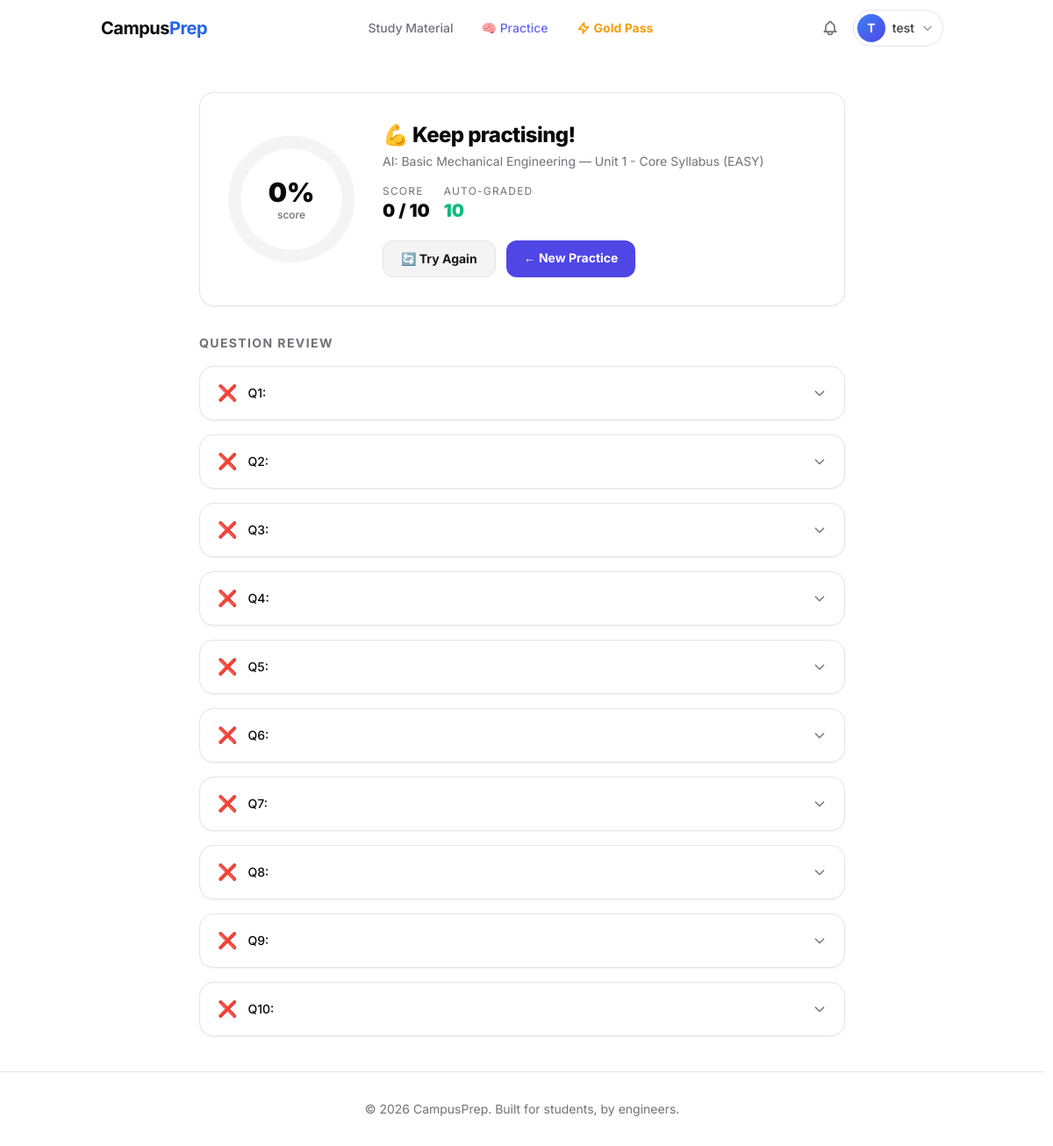
The page /practice/result/1/ (signed in) on the database its author committed.
### apps/users/models.py (models this page shows, shortened)
class User(AbstractUser):
    phone_number = models.CharField(max_length=15, blank=True, null=True)
    preferred_branch = models.ForeignKey(
        'academics.Branch',
        on_delete=models.SET_NULL,
        null=True,
        blank=True,
        related_name='users'
    )
    preferred_semester = models.ForeignKey(
        'academics.Semester',
        on_delete=models.SET_NULL,
        null=True,
        blank=True,
        related_name='users'
    )
    active_subscription_valid_until = models.DateField(null=True, blank=True)
    gold_pass_branch = models.ForeignKey(
        'academics.Branch',
        on_delete=models.SET_NULL,
        null=True,
        blank=True,
        related_name='gold_pass_users'
    )
    gold_pass_semester = models.ForeignKey(
        'academics.Semester',
        on_delete=models.SET_NULL,
        null=True,
        blank=True,
        related_name='gold_pass_users'
    )
    active_subscription_plan = models.ForeignKey(
        'products.SubscriptionPlan',
        on_delete=models.SET_NULL,
        null=True,
        blank=True,
        related_name='subscribed_users'
    )

### apps/practice/models.py (models this page shows, shortened)
class UserAttempt(models.Model):
    user         = models.ForeignKey(settings.AUTH_USER_MODEL, on_delete=models.CASCADE, related_name='practice_attempts')
    question_set = models.ForeignKey(QuestionSet, on_delete=models.CASCADE, related_name='attempts')
    started_at  = models.DateTimeField(auto_now_add=True)
    finished_at = models.DateTimeField(null=True, blank=True)
    score     = models.PositiveIntegerField(default=0)
    max_score = models.PositiveIntegerField(default=0)
    class Meta:
        ordering = ['-started_at']
    @property
    def percentage(self):
        if self.max_score == 0:
            return 0
        return round((self.score / self.max_score) * 100)

class QuestionSet(models.Model):
    title     = models.CharField(max_length=255)
    subject   = models.ForeignKey(Subject, on_delete=models.CASCADE, related_name='question_sets')
    unit      = models.ForeignKey(Unit, on_delete=models.SET_NULL, null=True, blank=True, related_name='question_sets')
    questions = models.ManyToManyField(Question, related_name='sets', blank=True)
    is_ai_generated = models.BooleanField(default=False)
    is_published    = models.BooleanField(default=True)
    created_at      = models.DateTimeField(auto_now_add=True)
    class Meta:
        ordering = ['-created_at']

class UserAnswer(models.Model):
    attempt      = models.ForeignKey(UserAttempt, on_delete=models.CASCADE, related_name='answers')
    question     = models.ForeignKey(Question, on_delete=models.CASCADE)
    given_answer = models.TextField(blank=True)  # What the user typed/selected
    is_correct   = models.BooleanField(default=False)
    class Meta:
        unique_together = ('attempt', 'question')

### apps/practice/views.py (the view)
# urls.py: path('result/<int:attempt_id>/',      views.result,           name='practice_result'),
@login_required
def result(request, attempt_id):
    attempt  = get_object_or_404(UserAttempt, id=attempt_id, user=request.user)
    answers  = attempt.answers.select_related('question').order_by('question__id')
    auto_graded_types = (Question.TYPE_MCQ, Question.TYPE_TF, Question.TYPE_FILL)
    auto_graded = [a for a in answers if a.question.question_type in auto_graded_types]
    manual_review = [a for a in answers if a.question.question_type not in auto_graded_types]
    return render(request, 'practice/result.html', {
        'attempt': attempt,
        'answers': answers,
        'auto_graded': auto_graded,
        'manual_review': manual_review,
    })

### apps/practice/templatetags/practice_tags.py (called while the page is built)
@register.filter(name='tojson')
def to_json(value):
    return mark_safe(json.dumps(value))

### templates/practice/result.html (shortened to what this page needs)
{% extends "base.html" %}
{% load practice_tags %}
{% block content %}
<div class="max-w-3xl mx-auto py-10 px-4 space-y-8">
  <div class="bg-card border border-border rounded-2xl p-8 flex flex-col sm:flex-row items-center gap-8 shadow-sm text-center sm:text-left">
    <div class="relative flex-shrink-0 w-36 h-36">
      <svg viewBox="0 0 100 100" class="w-full h-full">
        <circle cx="50" cy="50" r="45" class="ring-bg"/>
        <circle id="ringFg" cx="50" cy="50" r="45" class="ring-fg"
          stroke="{% if attempt.percentage >= 75 %}#10b981{% elif attempt.percentage >= 50 %}#f59e0b{% else %}#f43f5e{% endif %}"/>
      </svg>
      <div class="absolute inset-0 flex flex-col items-center justify-center">
        <span class="text-3xl font-black text-foreground">{{ attempt.percentage }}%</span>
        <span class="text-xs text-muted-foreground font-medium">score</span>
      </div>
    </div>
    <div class="flex-1">
      <h1 class="text-2xl font-extrabold tracking-tight">
        {% if attempt.percentage >= 75 %}🎉 Great job!
        {% elif attempt.percentage >= 50 %}👍 Good effort!
        {% else %}💪 Keep practising!
        {% endif %}
      </h1>
      <p class="text-muted-foreground mt-1 text-sm">{{ attempt.question_set.title }}</p>
      <div class="mt-4 flex flex-wrap gap-4">
        <div>
          <p class="text-xs text-muted-foreground uppercase tracking-widest">Score</p>
          <p class="text-xl font-black text-foreground">{{ attempt.score }} / {{ attempt.max_score }}</p>
        </div>
        {% if auto_graded %}
        <div>
          <p class="text-xs text-muted-foreground uppercase tracking-widest">Auto-graded</p>
          <p class="text-xl font-black text-emerald-500">{{ auto_graded|length }}</p>
        </div>
        {% endif %}
      </div>
      <div class="mt-5 flex flex-wrap gap-3">
        <a href="{% url 'practice_quiz' attempt.question_set.id %}"
           class="px-5 py-2.5 rounded-xl bg-secondary text-secondary-foreground border border-border text-sm font-bold hover:bg-muted transition-colors">🔄 Try Again</a>
        <a href="{% url 'practice_index' %}"
           class="px-5 py-2.5 rounded-xl bg-indigo-600 text-white text-sm font-bold hover:bg-indigo-700 transition-all shadow-sm">← New Practice</a>
      </div>
    </div>
  </div>
  <div>
    <h2 class="text-sm font-bold uppercase tracking-widest text-muted-foreground mb-4">Question Review</h2>
    <div class="space-y-4">
      {% for ans in answers %}
      <details class="bg-card border border-border rounded-2xl overflow-hidden shadow-sm
        {% if ans.question.question_type in 'SHORT,LONG' %}manual-row
        {% elif ans.is_correct %}correct-row{% else %}wrong-row{% endif %}">
        <summary class="flex items-center justify-between px-5 py-4 gap-3">
          <div class="flex items-center gap-3 min-w-0">
            <span class="text-lg flex-shrink-0">
              {% if ans.question.question_type in 'SHORT,LONG' %}📝
              {% elif ans.is_correct %}✅{% else %}❌{% endif %}
            </span>
            <div class="text-sm font-medium text-foreground truncate" style="max-width:400px">
              Q{{ forloop.counter }}: <span class="md-preview" data-raw="{{ ans.question.body_md|truncatechars:80 }}"></span>
            </div>
          </div>
          <svg class="chevron w-4 h-4 text-muted-foreground flex-shrink-0" fill="none" viewBox="0 0 24 24" stroke="currentColor">
            <path stroke-linecap="round" stroke-linejoin="round" stroke-width="2" d="M19 9l-7 7-7-7"/>
          </svg>
        </summary>
      </details>
      {% endfor %}
    </div>
  </div>
</div>
{% endblock %}

### templates/base.html (shortened to what this page needs)
<!DOCTYPE html>
<html lang="en" class="h-full {% if request.COOKIES.theme == 'dark' %}dark{% endif %}">
<head>
    <script src="https://cdn.tailwindcss.com"></script>
</head>
<body class="min-h-screen flex flex-col font-sans antialiased bg-background text-foreground transition-colors duration-300">
    <header class="sticky top-0 z-50 w-full glass-nav transition-all duration-300">
        <div class="container mx-auto px-4 sm:px-6 lg:px-8">
            <div class="flex items-center justify-between h-16">
                <div class="flex-shrink-0">
                    <a href="{% if user.is_authenticated %}{% url 'dashboard' %}{% else %}{% url 'home' %}{% endif %}" class="text-xl font-bold tracking-tight">
                        Campus<span class="text-blue-600 dark:text-blue-400">Prep</span>
                    </a>
                </div>
                <nav class="hidden md:flex md:space-x-8 items-center">
                    <a href="{% url 'dashboard' %}" class="text-sm font-medium {% if request.resolver_match.url_name == 'dashboard' %}text-primary{% else %}text-muted-foreground hover:text-foreground{% endif %} transition-colors">
                        Study Material
                    </a>
                    <a href="{% url 'practice_index' %}" class="text-sm font-medium {% if 'practice' in request.resolver_match.url_name %}text-indigo-500{% else %}text-muted-foreground hover:text-foreground{% endif %} transition-colors">
                        🧠 Practice
                    </a>
                    <a href="{% if request.user.is_authenticated %}{% url 'checkout_gold_pass' %}?branch={{ request.user.preferred_branch_id }}&semester={{ request.user.preferred_semester_id }}{% else %}{% url 'login' %}{% endif %}" class="text-sm font-bold text-amber-500 hover:text-amber-600 transition-colors flex items-center">
                        <svg class="w-4 h-4 mr-1" fill="none" viewBox="0 0 24 24" stroke="currentColor"><path stroke-linecap="round" stroke-linejoin="round" stroke-width="2.5" d="M13 10V3L4 14h7v7l9-11h-7z"></path></svg>
                        Gold Pass
                    </a>
                </nav>
                <div class="hidden md:flex items-center gap-2">
                    {% if user.is_authenticated %}
                    <a href="{% url 'notifications:list' %}" class="relative p-2 text-muted-foreground hover:text-foreground transition-all duration-200 hover:bg-muted/60 rounded-full"
                       id="notificationsBell"
                       hx-get="{% url 'notifications:unread_count' %}"
                       hx-trigger="load, every 30s, notifications-updated from:body"
                       hx-target="#unreadBadge">
                    </a>
                    <div class="relative" id="userDropdownContainer">
                        <button id="userDropdownBtn" class="flex items-center gap-2 rounded-full p-1 pr-2.5 border border-border hover:border-muted-foreground/40 hover:bg-muted/60 transition-all duration-200 focus:outline-none group">
                            <div class="w-8 h-8 rounded-full bg-gradient-to-br from-blue-500 to-indigo-600 flex items-center justify-center text-white text-sm font-bold flex-shrink-0 shadow-sm">
                                {{ user.username|slice:":1"|upper }}
                            </div>
                            <span class="text-sm font-medium text-foreground/80 group-hover:text-foreground max-w-[80px] truncate transition-colors">{{ user.username }}</span>
                            <svg class="w-3.5 h-3.5 text-muted-foreground/70 transition-transform duration-200" id="dropdownChevron" fill="none" viewBox="0 0 24 24" stroke="currentColor"><path stroke-linecap="round" stroke-linejoin="round" stroke-width="2.5" d="M19 9l-7 7-7-7"></path></svg>
                        </button>
                    </div>
                    {% else %}
                    <a href="{% url 'login' %}" class="text-sm font-medium text-muted-foreground hover:text-foreground transition-colors">Log in</a>
                    <a href="{% url 'signup' %}" class="bg-primary text-primary-foreground hover:bg-primary/90 px-4 py-2 rounded-md text-sm font-medium transition-colors shadow-sm">Sign up</a>
                    {% endif %}
                </div>
            </div>
        </div>
    </header>
    <main class="flex-grow">
        {% block content %}{% endblock %}
    </main>
    <footer class="border-t border-border mt-auto py-8">
        <div class="container mx-auto px-4 text-center text-sm text-muted-foreground">
            &copy; 2026 CampusPrep. Built for students, by engineers.
        </div>
    </footer>
</body>
</html>

### templates/base.html (style rules this page uses)
.glass-nav { background: rgba(255, 255, 255, 0.7); backdrop-filter: blur(12px); -webkit-backdrop-filter: blur(12px); border-bottom: 1px solid rgba(255, 255, 255, 0.2); }
* { scrollbar-width: thin; scrollbar-color: hsl(var(--muted-foreground) / 0.2) transparent; }

### templates/practice/result.html (style rules this page uses)
details > summary { cursor:pointer; list-style:none; }
.chevron { transition: transform 0.2s; }
.wrong-row { border-left:4px solid #f43f5e; }

### rows shown on the page
User: username "T", username "test"
UserAttempt: percentage "0", question_set "AI: Basic Mechanical Engineering — Unit 1 - Core Syllabus (EASY)", score "0", max_score "10"

### other values the page prints
{{ auto_graded|length }} "10"
